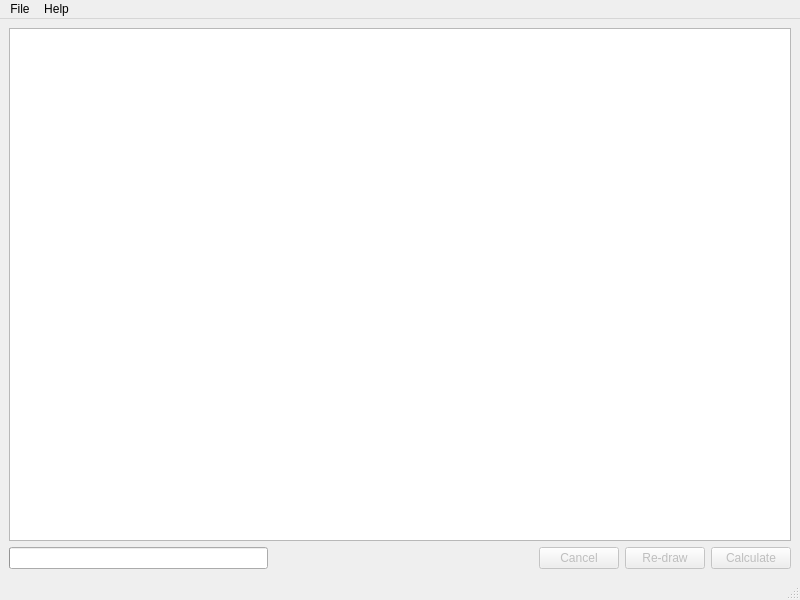
<?xml version="1.0" encoding="UTF-8"?>
<ui version="4.0">
 <class>MainWindow</class>
 <widget class="QMainWindow" name="MainWindow">
  <property name="geometry">
   <rect>
    <x>0</x>
    <y>0</y>
    <width>800</width>
    <height>600</height>
   </rect>
  </property>
  <property name="minimumSize">
   <size>
    <width>800</width>
    <height>600</height>
   </size>
  </property>
  <property name="windowTitle">
   <string>Surface area</string>
  </property>
  <widget class="QWidget" name="centralwidget">
   <layout class="QGridLayout" name="gridLayout">
    <item row="1" column="3">
     <widget class="QPushButton" name="redrawButton">
      <property name="enabled">
       <bool>false</bool>
      </property>
      <property name="text">
       <string>Re-draw</string>
      </property>
     </widget>
    </item>
    <item row="1" column="2">
     <widget class="QPushButton" name="cancelButton">
      <property name="enabled">
       <bool>false</bool>
      </property>
      <property name="text">
       <string>Cancel</string>
      </property>
     </widget>
    </item>
    <item row="1" column="0">
     <widget class="QProgressBar" name="progressBar">
      <property name="value">
       <number>0</number>
      </property>
      <property name="textVisible">
       <bool>false</bool>
      </property>
     </widget>
    </item>
    <item row="0" column="0" colspan="5">
     <widget class="QGraphicsView" name="graphicsView"/>
    </item>
    <item row="1" column="4">
     <widget class="QPushButton" name="calculateButton">
      <property name="enabled">
       <bool>false</bool>
      </property>
      <property name="text">
       <string>Calculate</string>
      </property>
     </widget>
    </item>
    <item row="1" column="1">
     <spacer name="horizontalSpacer">
      <property name="orientation">
       <enum>Qt::Horizontal</enum>
      </property>
      <property name="sizeHint" stdset="0">
       <size>
        <width>40</width>
        <height>20</height>
       </size>
      </property>
     </spacer>
    </item>
   </layout>
  </widget>
  <widget class="QMenuBar" name="menubar">
   <property name="geometry">
    <rect>
     <x>0</x>
     <y>0</y>
     <width>800</width>
     <height>21</height>
    </rect>
   </property>
   <widget class="QMenu" name="menuFile">
    <property name="title">
     <string>File</string>
    </property>
    <addaction name="actionOpen"/>
    <addaction name="actionCreateCamMatrix"/>
    <addaction name="separator"/>
    <addaction name="actionExit"/>
   </widget>
   <widget class="QMenu" name="menuView">
    <property name="title">
     <string>Help</string>
    </property>
    <addaction name="actionHowToUse"/>
    <addaction name="actionAbout"/>
   </widget>
   <addaction name="menuFile"/>
   <addaction name="menuView"/>
  </widget>
  <widget class="QStatusBar" name="statusbar"/>
  <action name="actionOpen">
   <property name="text">
    <string>Open</string>
   </property>
   <property name="statusTip">
    <string>Import Camera Matrix and Picture</string>
   </property>
  </action>
  <action name="actionExit">
   <property name="text">
    <string>Exit</string>
   </property>
   <property name="statusTip">
    <string>Exit the program</string>
   </property>
  </action>
  <action name="actionHowToUse">
   <property name="text">
    <string>How to use</string>
   </property>
   <property name="statusTip">
    <string>How to use the program</string>
   </property>
  </action>
  <action name="actionAbout">
   <property name="text">
    <string>About</string>
   </property>
   <property name="statusTip">
    <string>About this program</string>
   </property>
  </action>
  <action name="actionCreateCamMatrix">
   <property name="text">
    <string>Create Camera Matrix</string>
   </property>
   <property name="statusTip">
    <string>Create a new Camera Matrix</string>
   </property>
  </action>
 </widget>
 <resources/>
 <connections/>
</ui>
